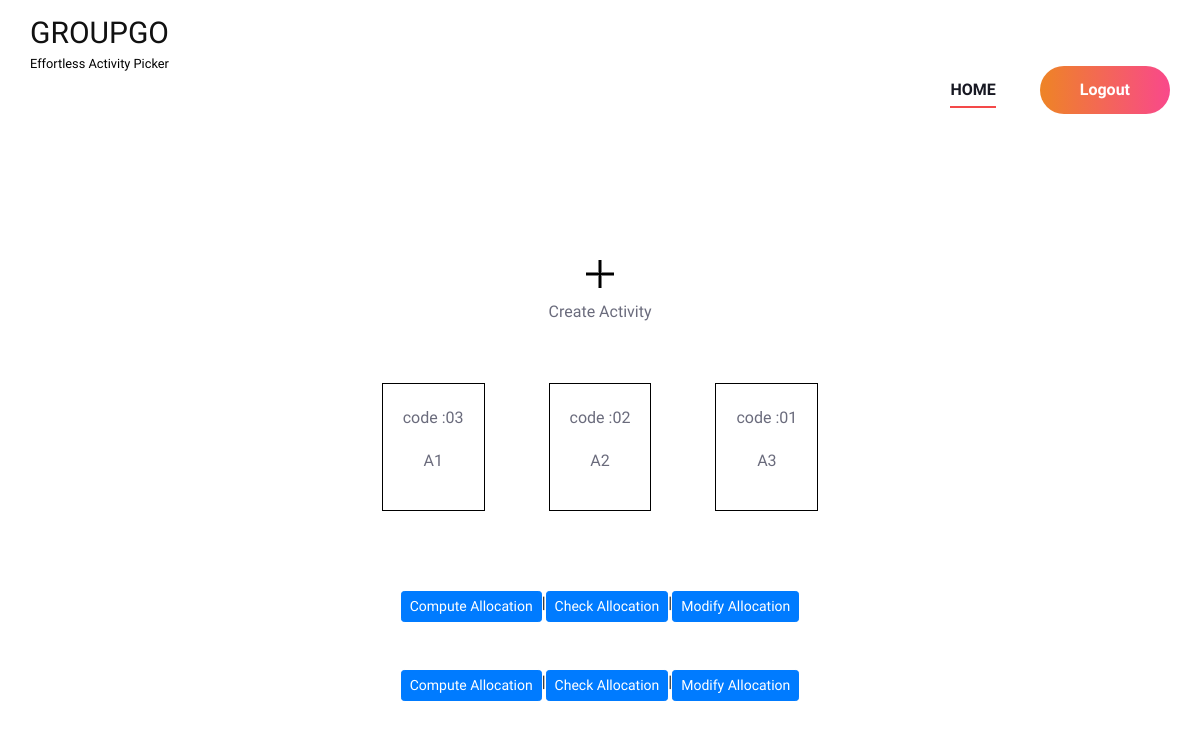
/index/ (signed in), run on an earlier commit of the app's database.
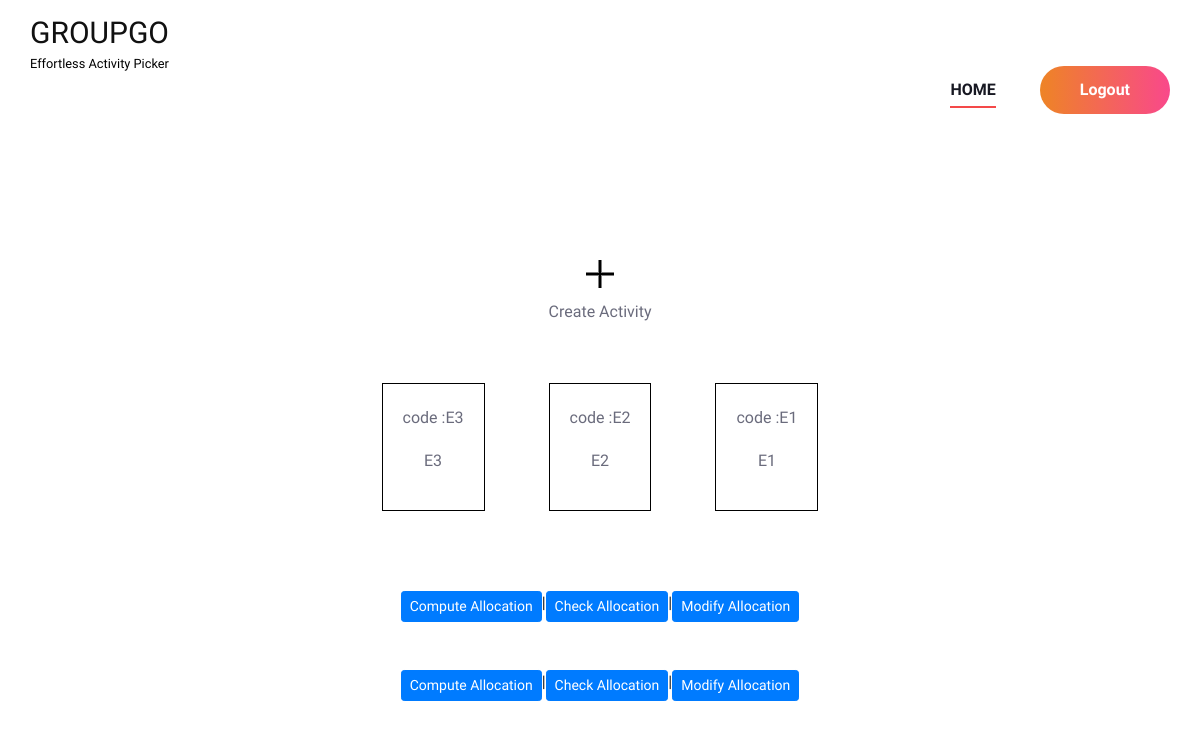
And on a later commit of the database.
### AllocationAdmin/models.py (models this page shows)
class Event(models.Model):
    name=models.CharField(max_length=50)
    description=models.TextField(null=True,blank=True)
    min_participants=models.IntegerField()
    max_participants=models.IntegerField()
    code=models.CharField(max_length=50,unique=True)
    is_active = models.BooleanField(default=True)
    created_by=models.ForeignKey(User,on_delete=models.CASCADE)
    created_on=models.DateTimeField(auto_now_add=True)

### AllocationAdmin/views.py (the view)
# urls.py: path('index/', views.index, name="index"),
def index(request):
    data = Event.objects.filter(created_by=request.user, is_active=True).order_by(
        "-created_on"
    )
    return render(request, "Organizer/Home.html", {"data": data})

### templates/Organizer/Home.html (shortened to what this page needs)
{% extends 'Organizer/Head.html'%}
{% load static %}
{%  block content %}
<br><br><br><br>
    <form action="" method="post">
        <table align="center" cellpadding="10">
            <tr>
                <td colspan="4" align="center">
                    <a href="{% url 'events' %}"><img src="{% static 'Img/add.png'%}">
                    <p>Create Activity</p>
                </a>
                </td>
            </tr>
           <tr>
            {% for i in data %}
            <td>
              <a href="{% url 'event_details' i.id %}" style="text-decoration: none;">
                <div style="text-align:center;border:1px solid black;margin:22px;padding:20px">
                    <p>code :{{i.code}}</p>
                    <p>{{i.name}}</p>
                </div></a>
            </td>
            {% endfor %}
        </table>
    </form>
    <div class="container">
        <div class="row">
            <div class="col-md-12 justify-content-center d-flex mt-5">
                <a class="btn btn-sm btn-primary text-center " href="{% url 'allocate_participants' %}">Compute Allocation</a> |
                <a class="btn btn-sm btn-primary text-center " href="{% url 'view_allocation' %}">Check Allocation</a> |
                <a class="btn btn-sm btn-primary text-center " href="{% url 'edit_allocation' %}">Modify Allocation</a>
            </div>
            <div class="col-md-12 justify-content-center d-flex mt-5">
                <a class="btn btn-sm btn-primary text-center " onclick="showAlertAndRedirect()" href="javascript:void(0);">Compute Allocation</a> |
                <a class="btn btn-sm btn-primary text-center " href="{% url 'view_allocation_new' %}">Check Allocation</a> |
                <a class="btn btn-sm btn-primary text-center " href="{% url 'edit_allocation_new' %}">Modify Allocation</a>
            </div>
        </div>
    </div>
</body>
</html>
{% endblock content %}

What changed in the data, as far as the page shows it:
removed Event: code "03", name "A1"
removed Event: code "02", name "A2"
removed Event: code "01", name "A3"
added Event: code "E3", name "E3"
added Event: code "E2", name "E2"
added Event: code "E1", name "E1"
